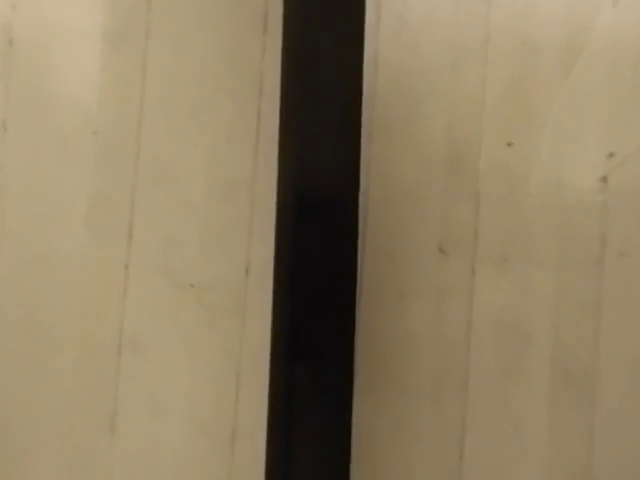
#> input picture frame 29 of comp_vis/testfootage1.avi, 640 x 480 px
$ python test_track.py   (Python 2 division)   (older library calls are emulated)
#> lines starting #> are read from the running program, lines starting #| are printed output that depends on the picture; after the words box and inside, x2 and y2 are one past the last pixel; in counts of white or black regions, pixels touching at a corner belong together; long printed decimals are rounded
import cv2
import time
from matplotlib import pyplot as plt
import numpy as np
from copy import deepcopy
import random
from matplotlib.lines import Line2D
import matplotlib.pyplot as plt


#Arduino imports
import serial
port = '/dev/ttyACM0'
# arduino setup
ard = serial.Serial(port)

def feed_process(feed):
#> called with feed = 'testfootage1.avi'
	cap = cv2.VideoCapture(feed)
	print cap.isOpened()
	while cap.isOpened():
		ret, frame = cap.read()
#> frame is the input picture: shape (480, 640, 3); mean B, G, R 97.7, 127.1, 143.1
		bin_thresh_low = 10
		bin_thresh_high = 25
		# [6 lines of commented-out code are left out]
		hsv = cv2.cvtColor(frame,cv2.COLOR_BGR2HSV)
#> hsv: shape (480, 640, 3); mean H, S, V 23.6, 82.8, 143.1
		k_dim = 2
		kernel = np.ones((k_dim,k_dim),np.uint8)
		hsv = cv2.dilate(hsv, kernel, iterations=1)
#> hsv: shape (480, 640, 3); mean H, S, V 24.1, 83.9, 143.6


		lower_black = np.array([0,100,0])
		upper_black = np.array([100,150,100])

		mask = cv2.inRange(hsv, lower_black, upper_black)
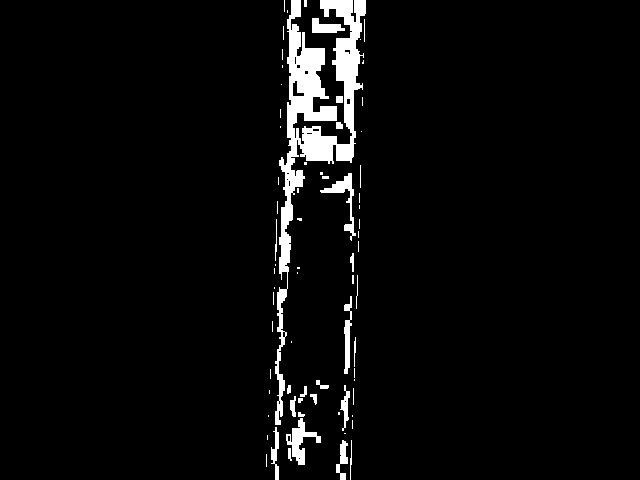
#> mask: shape (480, 640); 4% white; 71 white regions (44 under 20 px)

		# thresh1 = cv2.adaptiveThreshold(grayscale, 150, cv2.ADAPTIVE_THRESH_MEAN_C,cv2.THRESH_BINARY,11,3)

		im2,contours,hierarchy = cv2.findContours(mask, 1, 2)
#> contours = 87 contours, 68 with area under 20; largest, box (x1, y1, x2, y2) and area: (275, 0, 366, 425) 8078, (286, 418, 321, 465) 506, (320, 173, 356, 241) 400, (344, 296, 352, 374) 270, (312, 18, 345, 33) 262
		if len(contours) > 1:
			max_contours = max(contours, key = lambda x: cv2.contourArea(x))
#> max_contours = contour of 614 points, box (x1, y1, x2, y2) (275, 0, 366, 425), area 8078

			rows,cols = mask.shape[:2]
#> rows = 480; cols = 640
			img_center_x, img_center_y = rows/2, cols/2
#> img_center_x = 240; img_center_y = 320
			p_frame_center = (img_center_x,img_center_y)
#> p_frame_center = (240, 320)

			[vx,vy,x,y] = cv2.fitLine(max_contours, cv2.DIST_L2,0,0.01,0.01)
#> vx = [0.163]; vy = [-0.987]; x = [306.4]; y = [167]

			# switch to proper coordinates

			x -= img_center_x
#> x = [66.41]
			y = -(y - img_center_y)
#> y = [153]


			vx = vx
			vy *= -1
#> vy = [0.987]

			if vx == 0:
				vx = 0.01


			m = vy/vx
#> m = [6.06]
			b = y - m*x
#> b = [-249.4]
			im_angle = np.arctan(1/m)*180/np.pi
#> im_angle = [9.37]
			# print(im_angle)
			servo_angle = float(abs(im_angle - 90))
#> servo_angle = 80.63
			ard.write(str(servo_angle))
			# [11 lines of commented-out code are left out]
			print("Servo angle:", servo_angle)
#| Servo angle: 80.628

		# cv2.imshow('mask', mask)


		if cv2.waitKey(5) & 0xFF == ord('q'):
#> (key q is pressed here)
			break
	cap.release()
	cv2.destroyAllWindows()

feed_process('testfootage1.avi')

$ run again, starting later in the video
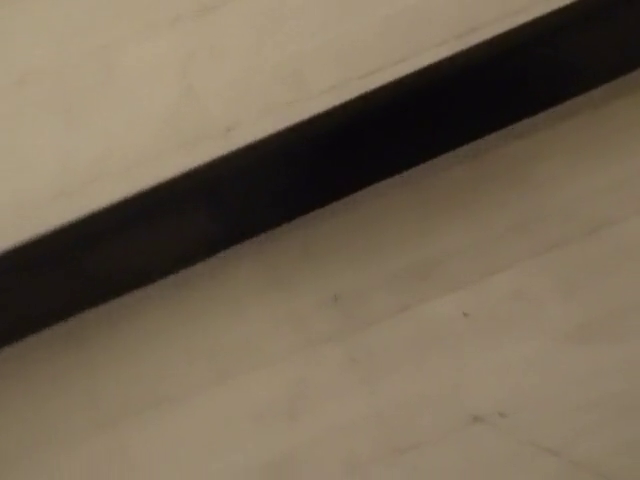
#> input picture frame 132 of comp_vis/testfootage1.avi, 640 x 480 px
#> in feed_process, frame is the input picture: shape (480, 640, 3); mean B, G, R 84.4, 103.5, 117
#> in feed_process, `mask = cv2.inRange(hsv, lower_black, upper_black)`:
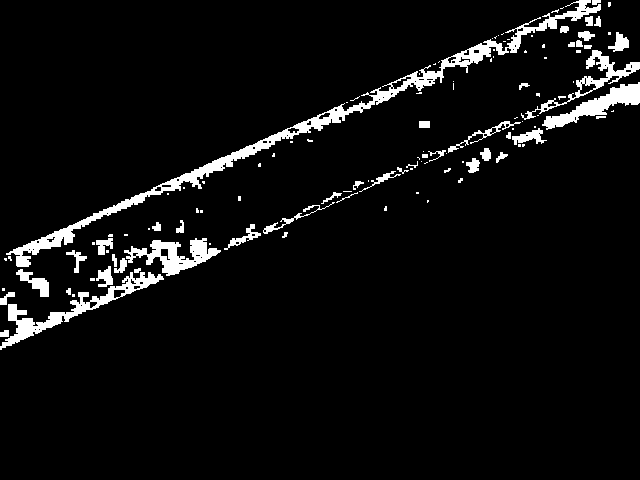
#> mask: shape (480, 640); 5.5% white; 118 white regions (72 under 20 px)
#> contours = 191 contours, 138 with area under 20; largest, box (x1, y1, x2, y2) and area: (6, 0, 601, 267) 5520, (0, 272, 164, 350) 1892, (124, 238, 221, 276) 1398, (542, 82, 640, 130) 1306, (521, 50, 640, 120) 1002
#> max_contours = contour of 1178 points, box (x1, y1, x2, y2) (6, 0, 601, 267), area 5520
#> in feed_process, `[vx,vy,x,y] = cv2.fitLine(max_contours, cv2.DIST_L2,0,0.01,0.01)`: vx = [0.917]; vy = [-0.4]; x = [330]; y = [116.3]
#> in feed_process, `x -= img_center_x`: x = [90.03]
#> in feed_process, `y = -(y - img_center_y)`: y = [203.7]
#> in feed_process, `vy *= -1`: vy = [0.4]
#> m = [0.436]
#> b = [164.4]
#> im_angle = [66.42]
#> servo_angle = 23.58
#| Servo angle: 23.576

$ run again, starting later in the video
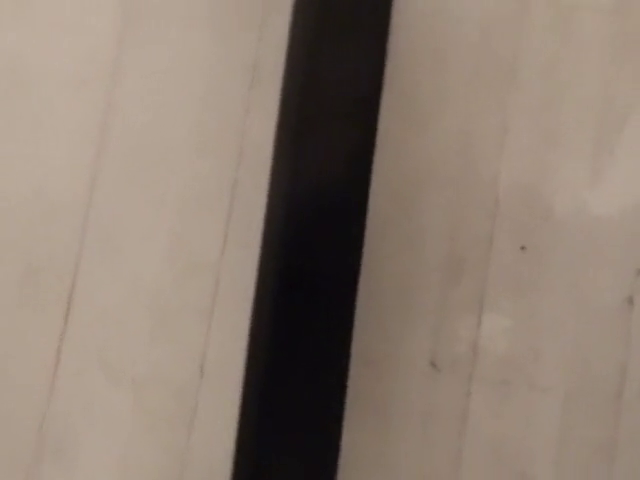
#> input picture frame 236 of comp_vis/testfootage1.avi, 640 x 480 px
#> in feed_process, frame is the input picture: shape (480, 640, 3); mean B, G, R 112.6, 125, 139.9
#> in feed_process, `mask = cv2.inRange(hsv, lower_black, upper_black)`:
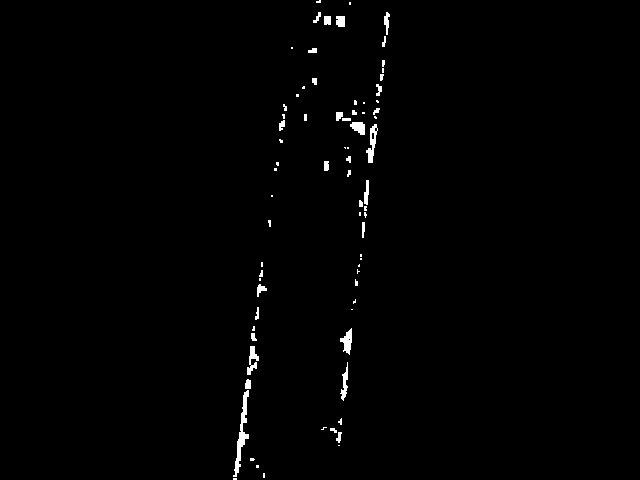
#> mask: shape (480, 640); 0.9% white; 75 white regions (41 under 20 px)
#> contours = 78 contours, 56 with area under 20; largest, box (x1, y1, x2, y2) and area: (233, 390, 249, 477) 325, (366, 124, 378, 163) 176, (340, 328, 352, 355) 142, (247, 346, 259, 375) 120, (350, 122, 365, 135) 115
#> max_contours = contour of 74 points, box (x1, y1, x2, y2) (233, 390, 249, 477), area 325
#> in feed_process, `[vx,vy,x,y] = cv2.fitLine(max_contours, cv2.DIST_L2,0,0.01,0.01)`: vx = [0.125]; vy = [-0.992]; x = [240.9]; y = [437.2]
#> in feed_process, `x -= img_center_x`: x = [0.946]
#> in feed_process, `y = -(y - img_center_y)`: y = [-117.2]
#> in feed_process, `vy *= -1`: vy = [0.992]
#> m = [7.92]
#> b = [-124.7]
#> im_angle = [7.2]
#> servo_angle = 82.8
#| Servo angle: 82.803
